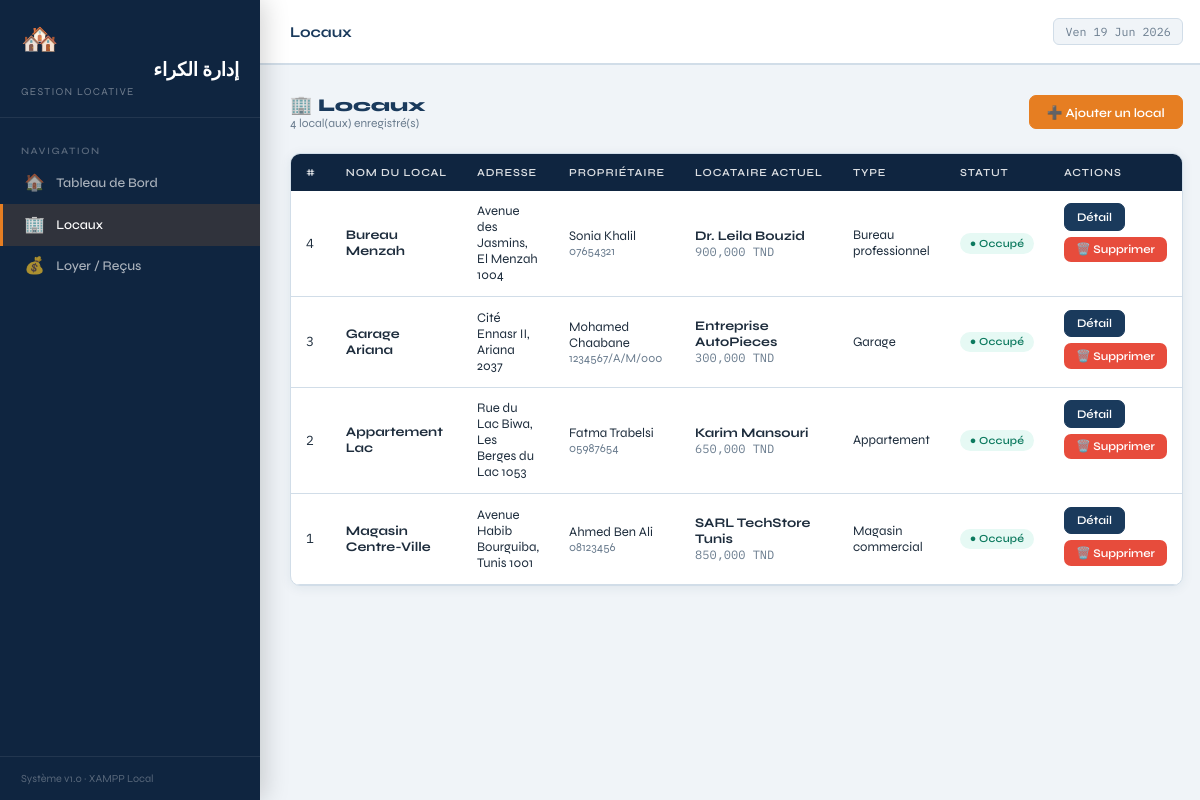
The page /locaux.php on the database its author committed.
### tables this page shows
CREATE TABLE IF NOT EXISTS `locataires` (
    `id`                         INT             NOT NULL AUTO_INCREMENT,
    `local_id`                   INT             NOT NULL,
    `nom`                        VARCHAR(255)    NOT NULL,
    `cin`                        VARCHAR(50)     NOT NULL DEFAULT '',
    `num_tel`                    VARCHAR(30)     NOT NULL DEFAULT '',
    `mf`                         VARCHAR(100)    NOT NULL DEFAULT '',
    `montant_mensuel`            DECIMAL(10,3)   NOT NULL DEFAULT 0.000,
    `frequence_paiement`         ENUM('mois','trimestre','semestre') NOT NULL DEFAULT 'mois',
    `retenue`                    TINYINT         NOT NULL DEFAULT 0,
    `augmentation_montant`       DECIMAL(10,3)   NOT NULL DEFAULT 0.000,
    `augmentation_periode`       ENUM('annee','deux_ans') NOT NULL DEFAULT 'annee',
    `type_local`                 VARCHAR(100)    NOT NULL DEFAULT '',
    `contrat_path`               VARCHAR(500)    DEFAULT NULL,
    `date_debut`                 DATE            NOT NULL,
    `date_derniere_augmentation` DATE            DEFAULT NULL,
    `actif`                      TINYINT         NOT NULL DEFAULT 1,
    `note`                       TEXT            DEFAULT NULL,
    `charges_additionnelles`     TEXT            DEFAULT NULL,
    `created_at`                 DATETIME        NOT NULL DEFAULT CURRENT_TIMESTAMP,
    PRIMARY KEY (`id`),
    CONSTRAINT `fk_locataire_local`
        FOREIGN KEY (`local_id`) REFERENCES `locaux`(`id`)
        ON DELETE RESTRICT ON UPDATE CASCADE
);

CREATE TABLE IF NOT EXISTS `locaux` (
    `id`                   INT           NOT NULL AUTO_INCREMENT,
    `nom_local`            VARCHAR(255)  NOT NULL,
    `adresse`              TEXT          NOT NULL,
    `proprietaire`         VARCHAR(255)  NOT NULL,
    `cin_mf_proprietaire`  VARCHAR(100)  NOT NULL DEFAULT '',
    `document_path`        VARCHAR(500)  DEFAULT NULL,
    `created_at`           DATETIME      NOT NULL DEFAULT CURRENT_TIMESTAMP,
    PRIMARY KEY (`id`)
);

### config/db.php (called while the page is built, shortened)
<?php
function esc(string $s): string {
    return htmlspecialchars($s, ENT_QUOTES | ENT_HTML5, 'UTF-8');
}
function formatTND(float $amount): string {
    return number_format($amount, 3, ',', ' ');
}

### locaux.php (the view, shortened to what this page needs)
<?php
require_once __DIR__ . '/config/db.php';
$pdo = getPDO();
$locaux = $pdo->query(
    "SELECT l.*,
            lt.nom AS locataire_nom,
            lt.montant_mensuel,
            lt.frequence_paiement,
            lt.type_local
     FROM locaux l
     LEFT JOIN locataires lt ON lt.local_id = l.id AND lt.actif = 1
     ORDER BY l.id DESC"
)->fetchAll();
include __DIR__ . '/modules/layout.php';
?>
<div class="flex items-center justify-between mb-3">
  <div>
    <h1 style="font-size:1.2rem;font-weight:800;color:var(--navy);">🏢 Locaux</h1>
    <p class="text-muted text-sm"><?= count($locaux) ?> local(aux) enregistré(s)</p>
  </div>
  <button class="btn btn-orange" onclick="openModal('modal-add-local')">
    ➕ Ajouter un local
  </button>
</div>
<div class="card">
  <div class="table-wrap">
    <table class="data-table">
      <thead>
        <tr>
          <th>#</th>
          <th>Nom du local</th>
          <th>Adresse</th>
          <th>Propriétaire</th>
          <th>Locataire actuel</th>
          <th>Type</th>
          <th>Statut</th>
          <th>Actions</th>
        </tr>
      </thead>
      <tbody>
        <?php foreach ($locaux as $row):
          $vacant = empty($row['locataire_nom']);
        ?>
        <tr>
          <td class="text-muted font-mono"><?= (int)$row['id'] ?></td>
          <td><strong><?= esc($row['nom_local']) ?></strong></td>
          <td style="max-width:220px"><?= esc($row['adresse']) ?></td>
          <td>
            <?= esc($row['proprietaire']) ?>
            <?php if ($row['cin_mf_proprietaire']): ?>
              <div class="muted"><?= esc($row['cin_mf_proprietaire']) ?></div>
            <?php endif; ?>
          </td>
          <td>
            <?php if (!$vacant): ?>
              <strong><?= esc($row['locataire_nom']) ?></strong>
              <div class="muted font-mono"><?= formatTND((float)$row['montant_mensuel']) ?> TND</div>
            <?php else: ?>
              <span class="text-muted">—</span>
            <?php endif; ?>
          </td>
          <td><?= esc($row['type_local'] ?? '—') ?></td>
          <td>
            <?php if ($vacant): ?>
              <span class="badge badge-gray">🔑 Vacant</span>
            <?php else: ?>
              <span class="badge badge-green">● Occupé</span>
            <?php endif; ?>
          </td>
          <td style="display:flex;gap:.4rem;align-items:center;flex-wrap:wrap">
            <a href="modules/local_detail.php?id=<?= (int)$row['id'] ?>"
               class="btn btn-primary btn-sm">Détail</a>
            <form method="POST" style="display:inline"
                  onsubmit="return confirm('⚠️ Supprimer ce local définitivement ?\nCette action est irréversible.')">
              <button type="submit" class="btn btn-sm"
                      style="background:#e74c3c;color:#fff;border:none;cursor:pointer">
                🗑️ Supprimer
              </button>
            </form>
          </td>
        </tr>
        <?php endforeach; ?>
      </tbody>
    </table>
  </div>
</div>
<?php include __DIR__ . '/modules/layout_footer.php'; ?>

### assets/css/style.css (style rules this page uses)
:root { --navy: #1a3a5c; --navy-dark: #0f2540; --navy-light: #234e7a; --orange: #e67e22; --orange-h: #d35400; --teal: #1abc9c; --red: #e74c3c; --yellow: #f39c12; --bg: #f0f4f8; --surface: #ffffff; --border: #d1dde8; --text: #1e2d3d; --muted: #6b7d8f; --sidebar-w: 260px; --header-h: 64px; --radius: 10px; --shadow: 0 2px 12px rgba(26, 58, 92, .08); --shadow-lg: 0 8px 32px rgba(26, 58, 92, .14); --font-ui: 'Syne', sans-serif; --font-ar: 'Amiri', serif; --font-mono: 'IBM Plex Mono', monospace; --transition: .18s cubic-bezier(.4, 0, .2, 1); }
*, *::before, *::after { box-sizing: border-box; margin: 0; padding: 0; }
html { font-size: 15px; scroll-behavior: smooth; }
body { font-family: var(--font-ui); background: var(--bg); color: var(--text); min-height: 100vh; display: flex; overflow-x: hidden; }
a { color: inherit; text-decoration: none; }
.card { background: var(--surface); border-radius: var(--radius); border: 1px solid var(--border); box-shadow: var(--shadow); overflow: hidden; }
.table-wrap { overflow-x: auto; }
table.data-table { width: 100%; border-collapse: collapse; font-size: .875rem; }
table.data-table thead th { background: var(--navy-dark); color: rgba(255, 255, 255, .85); font-size: .72rem; font-weight: 600; text-transform: uppercase; letter-spacing: .08em; padding: .8rem 1rem; text-align: left; white-space: nowrap; }
table.data-table tbody tr { border-bottom: 1px solid var(--border); transition: background var(--transition); }
table.data-table tbody td { padding: .85rem 1rem; color: var(--text); vertical-align: middle; }
table.data-table tbody td .muted { color: var(--muted); font-size: .8rem; }
.badge { display: inline-flex; align-items: center; gap: .3rem; padding: .25rem .65rem; border-radius: 20px; font-size: .72rem; font-weight: 600; letter-spacing: .02em; white-space: nowrap; }
.badge-green { background: #e6f9f4; color: #0d7a5f; }
.btn { display: inline-flex; align-items: center; justify-content: center; gap: .45rem; padding: .55rem 1.15rem; border-radius: 7px; font-family: var(--font-ui); font-size: .84rem; font-weight: 600; cursor: pointer; border: 1px solid transparent; transition: all var(--transition); white-space: nowrap; text-decoration: none; }
.btn-primary { background: var(--navy); color: #fff; border-color: var(--navy); }
.btn-orange { background: var(--orange); color: #fff; border-color: var(--orange); }
.btn-sm { padding: .38rem .8rem; font-size: .78rem; }
.flex { display: flex; }
.items-center { align-items: center; }
.justify-between { justify-content: space-between; }
.mb-3 { margin-bottom: 1.5rem; }
.text-muted { color: var(--muted); }
.text-sm { font-size: .8rem; }
.font-mono { font-family: var(--font-mono); }

### rows shown on the page
locataires: local "4", local.nom_local "Bureau Menzah", local.adresse "Avenue des Jasmins, El Menzah 1004", local.proprietaire "Sonia Khalil", local.cin_mf_proprietaire "07654321", nom "Dr. Leila Bouzid", montant_mensuel "900,000", type_local "Bureau professionnel", shows "● Occupé"
locataires: local "3", local.nom_local "Garage Ariana", local.adresse "Cité Ennasr II, Ariana 2037", local.proprietaire "Mohamed Chaabane", local.cin_mf_proprietaire "1234567/A/M/000", nom "Entreprise AutoPieces", montant_mensuel "300,000", type_local "Garage", shows "● Occupé"
locataires: local "2", local.nom_local "Appartement Lac", local.adresse "Rue du Lac Biwa, Les Berges du Lac 1053", local.proprietaire "Fatma Trabelsi", local.cin_mf_proprietaire "05987654", nom "Karim Mansouri", montant_mensuel "650,000", type_local "Appartement", shows "● Occupé"
locataires: local "1", local.nom_local "Magasin Centre-Ville", local.adresse "Avenue Habib Bourguiba, Tunis 1001", local.proprietaire "Ahmed Ben Ali", local.cin_mf_proprietaire "08123456", nom "SARL TechStore Tunis", montant_mensuel "850,000", type_local "Magasin commercial", shows "● Occupé"

### other values the page prints
$pageTitle "Locaux"
count($locaux) "4"
